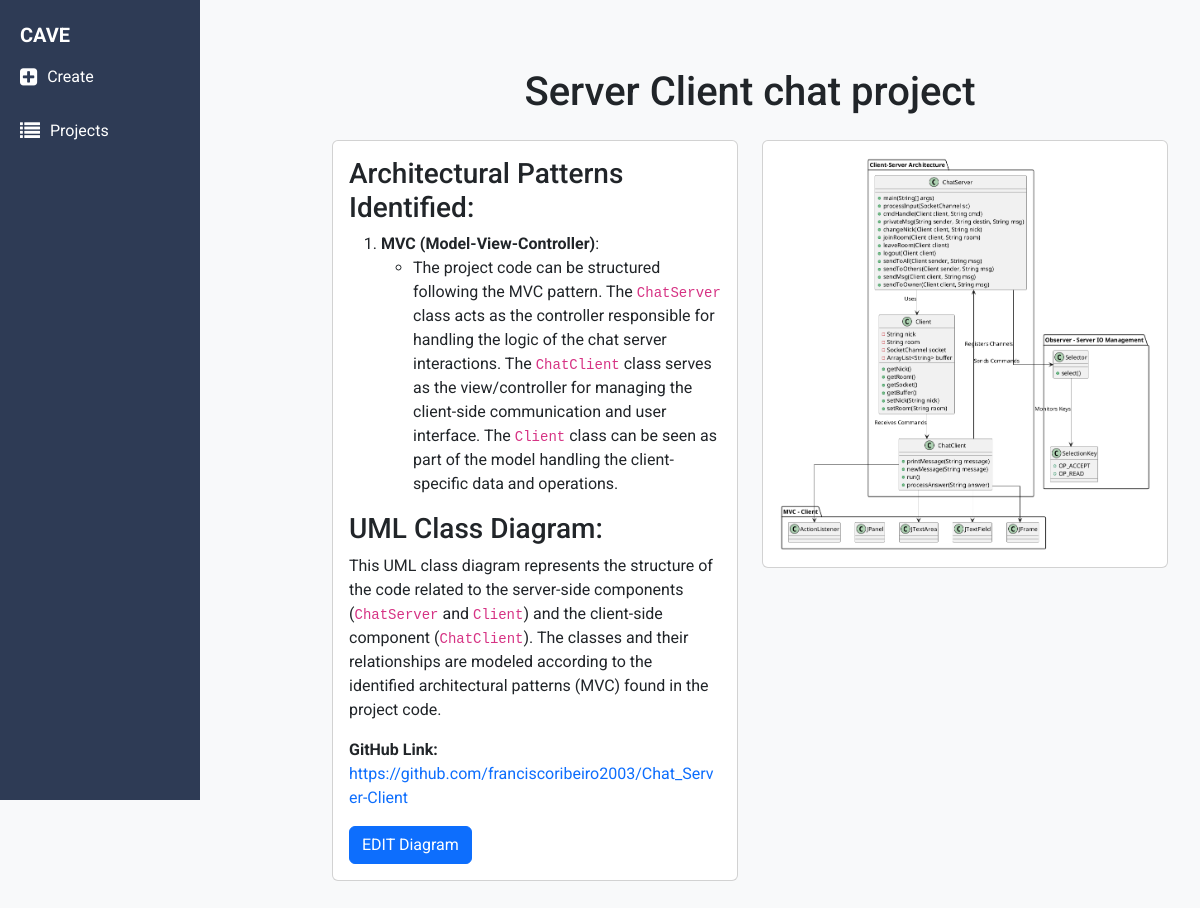
The page /diagram/22/ on the database its author committed.
### core/models.py (models this page shows, shortened)
class Project(models.Model):
    name = models.CharField(max_length=255)
    response = models.TextField(null=True, blank=True)
    github_link = models.URLField()
    plantuml_code = models.TextField(null=True, blank=True)
    repo_path = models.CharField(max_length=500, null=True, blank=True)
    plantuml_image = models.ImageField(upload_to='plantuml_images/', null=True, blank=True)

### core/views.py (the view)
# urls.py: path('diagram/<int:project_id>/', views.view_project, name='view_project'),
def view_project(request, project_id):
    project = get_object_or_404(Project, id=project_id)
    plantuml_image_url = f"{settings.MEDIA_URL}plantuml_images/{project.id}_diagram.png"
    return render(request, 'view_project.html', {'project': project, 'plantuml_image_url': plantuml_image_url})

### core/templatetags/markdown_extras.py (called while the page is built)
@register.filter
def markdown_to_html(text):
    if text:
        return markdown.markdown(text)
    return ""

### core/templates/view_project.html (shortened to what this page needs)
{% extends 'base.html' %}
{% load markdown_extras %}
{% block content %}
    <div class="container mt-4">
        <h1 class="text-center mb-4">{{ project.name }}</h1>
        <div class="row">
            <div class="col-md-6">
                <div class="card mb-4">
                    <div class="card-body">
                        <div class="card-text">{{ project.response|markdown_to_html|safe }}</div>
                        <p class="card-text"><strong>GitHub Link:</strong>
                            <a href="{{ project.github_link }}" class="text-decoration-none">{{ project.github_link }}</a>
                        </p>
                        <div class="mt-3">
                            <a href="{% url 'edit_project' project.id %}" class="btn btn-primary">EDIT Diagram</a>
                        </div>
                    </div>
                </div>
            </div>
            <div class="col-md-6">
                <div class="card mb-4">
                    <div class="card-body">
                        {% if project.plantuml_image %}
                            <div class="img-container">
                                <img src="{{ plantuml_image_url }}" alt="PlantUML Diagram" class="img-fluid img-bigger">
                            </div>
                        {% else %}
                            <p>No PlantUML diagram available.</p>
                            <p>{{ plantuml_image_url }}</p>
                        {% endif %}
                    </div>
                </div>
            </div>
        </div>
    </div>
{% endblock %}

### core/templates/base.html (style rules this page uses)
html, body { height: 100%; margin: 0; font-family: 'Roboto', sans-serif; }

### core/templates/view_project.html (style rules this page uses)
.img-container { display: flex; justify-content: center; align-items: center; }
.img-bigger { max-width: 100%; max-height: 700px; height: auto; margin-left: 10px; margin-right: 10px; }

### rows shown on the page
Project: name "Server Client chat project", response "Architectural Patterns Identified: MVC (Model-View-Controller) : The project code can be structured following the MVC pattern. The ChatServer class acts as the controller responsible for handling the logic of the chat server interactions. The ChatClient class serves as the view/controller for managing the client-side communication and user interface. The Client class can be seen as part of the model handling the client-specific data and operations. UML Class Diagram: This UML class diagram represents the structure of the code related to the server-side components ( ChatServer and Client ) and the client-side component ( ChatClient ). The classes and their relationships are modeled according…", github_link "https://github.com/franciscoribeiro2003/Chat_Server-Client"
